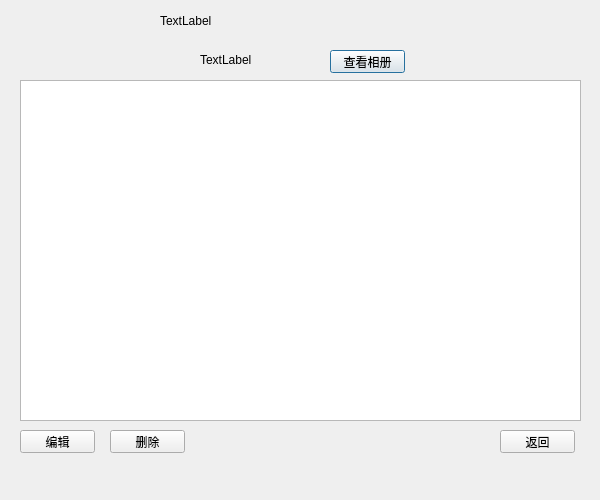
<?xml version="1.0" encoding="UTF-8"?>
<ui version="4.0">
 <class>ShowFileDlg</class>
 <widget class="QDialog" name="ShowFileDlg">
  <property name="geometry">
   <rect>
    <x>0</x>
    <y>0</y>
    <width>600</width>
    <height>500</height>
   </rect>
  </property>
  <property name="windowTitle">
   <string>Dialog</string>
  </property>
  <widget class="QLabel" name="shLblTitle">
   <property name="geometry">
    <rect>
     <x>160</x>
     <y>10</y>
     <width>251</width>
     <height>21</height>
    </rect>
   </property>
   <property name="text">
    <string>TextLabel</string>
   </property>
  </widget>
  <widget class="QLabel" name="shLblDatePlace">
   <property name="geometry">
    <rect>
     <x>200</x>
     <y>50</y>
     <width>54</width>
     <height>20</height>
    </rect>
   </property>
   <property name="text">
    <string>TextLabel</string>
   </property>
  </widget>
  <widget class="QPushButton" name="shBtnSeeImage">
   <property name="geometry">
    <rect>
     <x>330</x>
     <y>50</y>
     <width>75</width>
     <height>23</height>
    </rect>
   </property>
   <property name="text">
    <string>查看相册</string>
   </property>
  </widget>
  <widget class="QPushButton" name="shBtnEdit">
   <property name="geometry">
    <rect>
     <x>20</x>
     <y>430</y>
     <width>75</width>
     <height>23</height>
    </rect>
   </property>
   <property name="text">
    <string>编辑</string>
   </property>
  </widget>
  <widget class="QPushButton" name="shBtnDelete">
   <property name="geometry">
    <rect>
     <x>110</x>
     <y>430</y>
     <width>75</width>
     <height>23</height>
    </rect>
   </property>
   <property name="text">
    <string>删除</string>
   </property>
  </widget>
  <widget class="QPushButton" name="shBtnReturn">
   <property name="geometry">
    <rect>
     <x>500</x>
     <y>430</y>
     <width>75</width>
     <height>23</height>
    </rect>
   </property>
   <property name="text">
    <string>返回</string>
   </property>
  </widget>
  <widget class="QTextEdit" name="shTetText">
   <property name="geometry">
    <rect>
     <x>20</x>
     <y>80</y>
     <width>561</width>
     <height>341</height>
    </rect>
   </property>
  </widget>
 </widget>
 <resources/>
 <connections>
  <connection>
   <sender>shBtnReturn</sender>
   <signal>clicked()</signal>
   <receiver>ShowFileDlg</receiver>
   <slot>close()</slot>
   <hints>
    <hint type="sourcelabel">
     <x>537</x>
     <y>441</y>
    </hint>
    <hint type="destinationlabel">
     <x>299</x>
     <y>231</y>
    </hint>
   </hints>
  </connection>
 </connections>
</ui>
